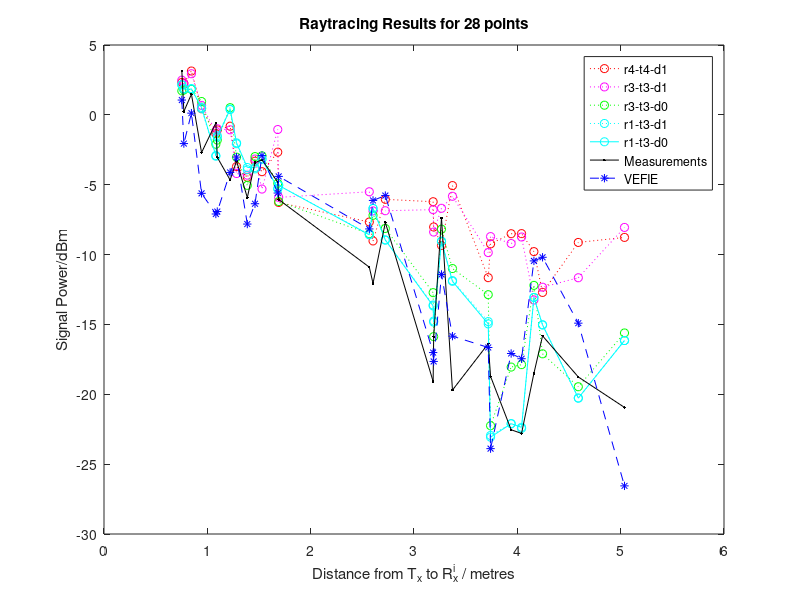

Recreate this plot in MATLAB.
function y331=receiverPlot()
% read in the story from the file

fid = fopen( 'receiverFields-conorshouse-r4t4d1-sorted.txt', 'r' );
xyArray = fscanf( fid, '%lf\n', [2, 28] );
fclose( fid );
y441 = xyArray';

fid = fopen( 'receiverFields-conorshouse-r4t3d1-sorted.txt', 'r' );
xyArray = fscanf( fid, '%lf\n', [2, 28] );
fclose( fid );
y431 = xyArray';

fid = fopen( 'receiverFields-conorshouse-r3t3d1-sorted.txt', 'r' );
xyArray = fscanf( fid, '%lf\n', [2, 28] );
fclose( fid );
y331 = xyArray';

fid = fopen( 'receiverFields-conorshouse-r3t3d0-sorted.txt', 'r' );
xyArray = fscanf( fid, '%lf\n', [2, 28] );
fclose( fid );
y330 = xyArray';

fid = fopen( 'receiverFields-conorshouse-r1t3d1-sorted.txt', 'r' );
xyArray = fscanf( fid, '%lf\n', [2, 28] );
fclose( fid );
y131 = xyArray';

fid = fopen( 'receiverFields-conorshouse-r1t3d0-sorted.txt', 'r' );
xyArray = fscanf( fid, '%lf\n', [2, 28] );
fclose( fid );
y130 = xyArray';

fid = fopen( 'vefie.csv', 'r' );
vefie = fscanf( fid, '%lf\n', [1, 28] );
fclose( fid );

fid = fopen( 'measurements.csv', 'r' );
measurements = fscanf( fid, '%lf\n', [1, 28] );
fclose( fid );


m = measurements';
v = vefie';

plot( y441(:,1),y441(:,2),'r:o', y331(:,1),y331(:,2),'m:o', y330(:,1),y330(:,2),'g:o', y131(:,1),y131(:,2),'c:o', y130(:,1),y130(:,2),'c-o',y441(:,1),m(:,1),'-k.',y441(:,1),v(:,1),'b--*');

title('Raytracing Results for 28 points');
%subtitle('3 reflections, 1 diffraction and 3 transmission' );
xlabel('Distance from T_x to R_x^i / metres');
ylabel('Signal Power/dBm');
legend('r4-t4-d1','r3-t3-d1','r3-t3-d0','r1-t3-d1','r1-t3-d0','Measurements','VEFIE')
legend('show')
